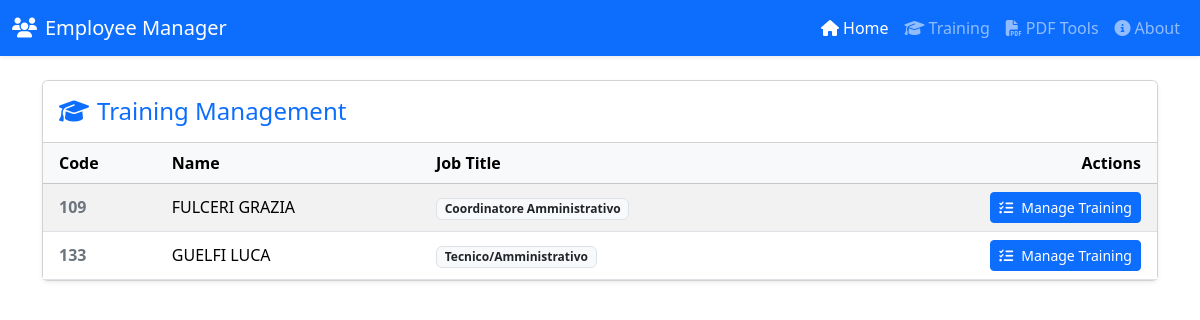
The app's page /training with its own data.
### app.py (models this page shows)
class Employee(db.Model):
    id = db.Column(db.Integer, primary_key=True)
    code = db.Column(db.String(50))
    surname = db.Column(db.String(100))
    name = db.Column(db.String(100))
    fiscal_code = db.Column(db.String(16))
    hiring_date = db.Column(db.Date, nullable=True)
    termination_date = db.Column(db.Date, nullable=True)
    job_title = db.Column(db.String(100))
    birth_place = db.Column(db.String(100))
    birth_date = db.Column(db.Date, nullable=True)
    email = db.Column(db.String(120))
    courses = db.relationship('TrainingCourse', backref='employee', lazy=True)

### app.py (the view)
@app.route('/training')
def training_list():
    employees = Employee.query.all()
    return render_template('training_list.html', employees=employees)

### app.py (called while the page is built)
@app.before_request
def before_request():
    g.start_time = time.time()

@app.after_request
def after_request(response):
    if hasattr(g, 'start_time'):
        duration = time.time() - g.start_time
        app.logger.info(
            f"{request.remote_addr} - {request.method} {request.path} "
            f"{response.status_code} - {duration:.4f}s"
        )
    return response

### templates/training_list.html (shortened to what this page needs)
{% extends 'base.html' %}
{% block content %}
<div class="card shadow-sm">
    <div class="card-header bg-white py-3">
        <h4 class="mb-0 text-primary"><i class="fas fa-graduation-cap me-2"></i>Training Management</h4>
    </div>
    <div class="card-body p-0">
        <div class="table-responsive">
            <table class="table table-hover table-striped mb-0 align-middle">
                <thead class="table-light">
                    <tr>
                        <th class="ps-3">Code</th>
                        <th>Name</th>
                        <th>Job Title</th>
                        <th class="text-end pe-3">Actions</th>
                    </tr>
                </thead>
                <tbody>
                    {% for employee in employees %}
                    <tr>
                        <td class="ps-3 fw-bold text-secondary">{{ employee.code }}</td>
                        <td>{{ employee.surname }} {{ employee.name }}</td>
                        <td><span class="badge bg-light text-dark border">{{ employee.job_title }}</span></td>
                        <td class="text-end pe-3">
                            <a href="{{ url_for('employee_training', employee_id=employee.id) }}"
                                class="btn btn-sm btn-primary">
                                <i class="fas fa-tasks me-2"></i>Manage Training
                            </a>
                        </td>
                    </tr>
                    {% endfor %}
                </tbody>
            </table>
        </div>
    </div>
</div>
{% endblock %}

### records on screen
Employee: code "109", surname "FULCERI", name "GRAZIA", job_title "Coordinatore Amministrativo"
Employee: code "133", surname "GUELFI", name "LUCA", job_title "Tecnico/Amministrativo"
